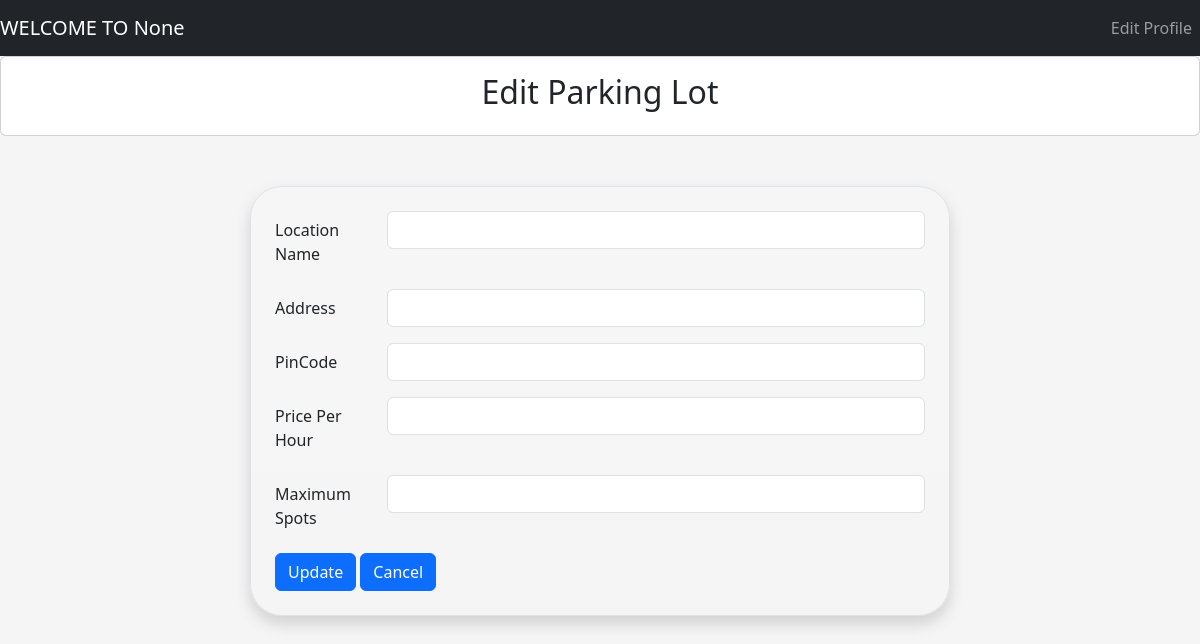
Before: /admin/edit?lot_id=4 with the older database file.
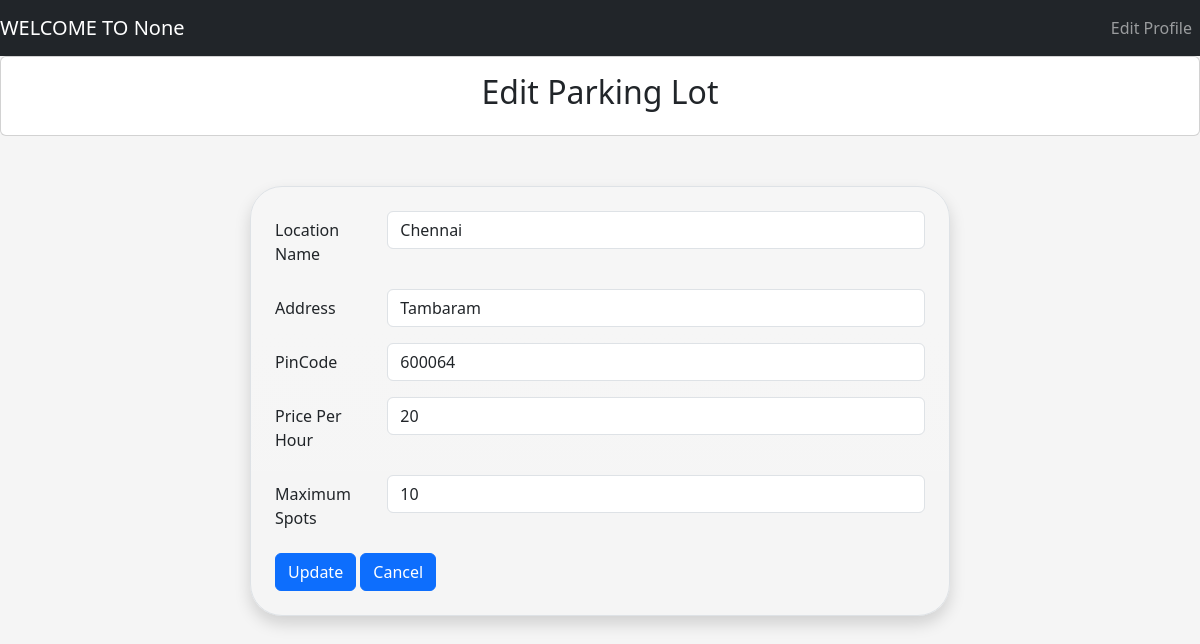
After: the same page with the newer database file.
### tables this page shows
CREATE TABLE PARKINGLOT (
            id INTEGER PRIMARY KEY AUTOINCREMENT,
            prime_location_name TEXT NOT NULL,
            address TEXT NOT NULL,
            pincode TEXT NOT NULL,
            price INTEGER NOT NULL,
            maximum_number_of_spots INTEGER NOT NULL
        );

### controllers/admin_controller.py (the view, shortened to what this page needs)
@admin.route('/admin/edit', methods=['GET', 'POST'])
def editSpot():
    lot_id = request.args.get('lot_id', type=int)
    print("Lot id : ", lot_id)
    parkinglotdata = fetch_parking_lot(lot_id)
    return render_template("admin/editParkinglot.html", parking_lot_data = parkinglotdata, lot_id = lot_id)

### models/parking_lot.py (called while the page is built)
def fetch_parking_lot(lot_id):
    connection = sqlite3.connect(DATABASE_PARKING)
    cur = connection.cursor()
    cur.execute(
        '''
            Select * from PARKINGLOT where id = (?)
        ''',(lot_id,)
    )
    parkinglotData = cur.fetchone()
    connection.commit()
    connection.close()
    return parkinglotData

### templates/admin/editParkinglot.html (shortened to what this page needs)
{% extends "navbar.html" %}
{% block content %}
    <div style="align-items: center;" class="card">
        <div class="card-body">
            <h2>Edit Parking Lot</h2>
        </div>
    </div>
    <div style="padding: 50px;" class="d-flex justify-content-center align-items-center min-vh-50">
        <form id="lotForm" class="border p-4 bg-gradient rounded-5 shadow" style="width: 100%; max-width: 700px;">
            <div class="row mb-3">
                <label for="locationName" class="col-sm-2 col-form-label">Location Name</label>
                <div class="col-sm-10">
                    <input type="text" class="form-control" id="locationName" value="{{ parking_lot_data[1] }}" required>
                </div>
            </div>
            <div class="row mb-3">
                <label for="address" class="col-sm-2 col-form-label">Address</label>
                <div class="col-sm-10">
                    <input type="text" class="form-control" id="address" value = "{{parking_lot_data[2]}}"required>
                </div>
            </div>
            <div class="row mb-3">
                <label for="pincode" class="col-sm-2 col-form-label">PinCode</label>
                <div class="col-sm-10">
                    <input type="number" class="form-control" id="pincode" value="{{parking_lot_data[3]}}" required>
                </div>
            </div>
            <div class="row mb-3">
                <label for="pricePerHour" class="col-sm-2 col-form-label">Price Per Hour</label>
                <div class="col-sm-10">
                    <input type="number" class="form-control" id="pricePerHour" value="{{parking_lot_data[4]}}" required>
                </div>
            </div>
            <div class="row mb-3">
                <label for="maxSpots" class="col-sm-2 col-form-label">Maximum Spots</label>
                <div class="col-sm-10">
                    <input type="number" class="form-control" id="maxSpots" value="{{parking_lot_data[5]}}" required>
                </div>
            </div>
      <span>
        <button id="update" type="submit" class="btn btn-primary" >Update</button>
        <button id="cancel" type="button" class="btn btn-primary" onclick="window.location.href='/admin/dashboard'">Cancel</button>
      </span>
    </form>
  </div>
{% endblock %}

### templates/navbar.html (shortened to what this page needs)
<!DOCTYPE html>
<html lang="en">
  <head>
    <link href="https://cdn.jsdelivr.net/npm/bootstrap@5.3.0/dist/css/bootstrap.min.css" rel="stylesheet">
    <link rel="stylesheet" href="{{ url_for('static', filename='css/style.css') }}">
</head>
<body>
  <nav class="navbar navbar-expand-lg navbar-dark bg-dark">
  <a class="navbar-brand" href="#">
    WELCOME TO
    {{ session.get('name') }}</a>
  <div
  style= "justify-content: right;"
  class="collapse navbar-collapse" id="navbarSupportedContent">
    <ul class="navbar-nav mr-auto">
      <li class="nav-item active">
        <a class="nav-link" href="#">Edit Profile</a>
      </li>
    </ul>
  </div>
</nav>
  {% block content %} {% endblock %}
</body>
</html>

### static/css/style.css (style rules this page uses)
body { background-color: #f5f5f5; }

Changed rows visible on the page:
added PARKINGLOT: prime_location_name "Chennai", address "Tambaram", pincode "600064", price "20", maximum_number_of_spots "10"
